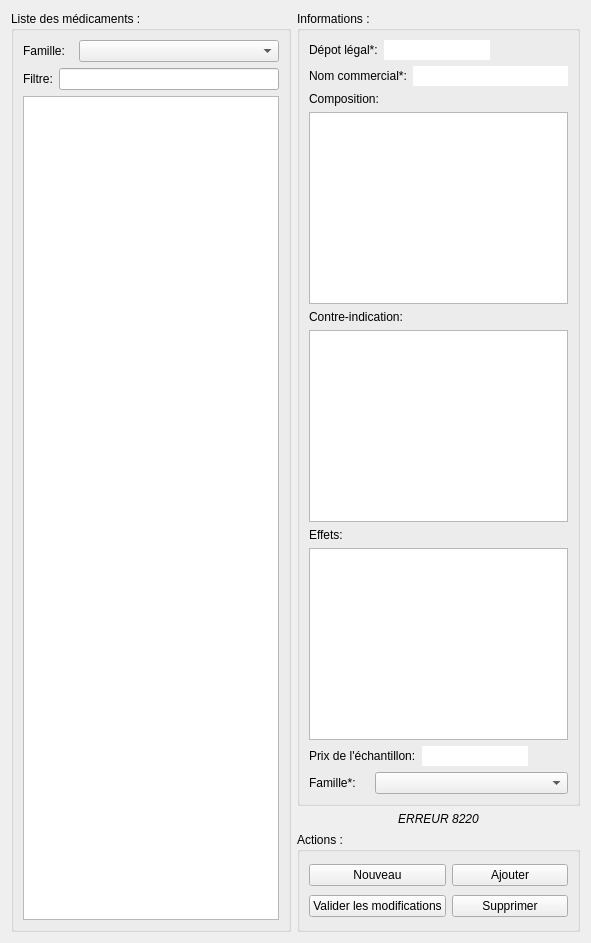
      <widget class="QWidget" name="page_3">
       <layout class="QGridLayout" name="gridLayout_15">
        <item row="1" column="1" rowspan="3">
         <widget class="QGroupBox" name="groupBox_7">
          <property name="title">
           <string>Liste des médicaments :</string>
          </property>
          <layout class="QGridLayout" name="gridLayout_6">
           <property name="leftMargin">
            <number>9</number>
           </property>
           <property name="topMargin">
            <number>9</number>
           </property>
           <property name="rightMargin">
            <number>9</number>
           </property>
           <item row="0" column="0">
            <layout class="QHBoxLayout" name="horizontalLayout_24">
             <item>
              <widget class="QLabel" name="label_27">
               <property name="maximumSize">
                <size>
                 <width>50</width>
                 <height>16777215</height>
                </size>
               </property>
               <property name="font">
                <font>
                 <weight>50</weight>
                 <bold>false</bold>
                </font>
               </property>
               <property name="text">
                <string>Famille:</string>
               </property>
              </widget>
             </item>
             <item>
              <widget class="QComboBox" name="comboBoxMedocFamilleFiltre">
               <property name="font">
                <font>
                 <weight>50</weight>
                 <bold>false</bold>
                </font>
               </property>
              </widget>
             </item>
            </layout>
           </item>
           <item row="1" column="0">
            <layout class="QHBoxLayout" name="horizontalLayout_11">
             <item>
              <widget class="QLabel" name="label_19">
               <property name="font">
                <font>
                 <weight>50</weight>
                 <bold>false</bold>
                </font>
               </property>
               <property name="text">
                <string>Filtre:</string>
               </property>
              </widget>
             </item>
             <item>
              <widget class="QLineEdit" name="lineEditMedocFiltre">
               <property name="font">
                <font>
                 <weight>50</weight>
                 <bold>false</bold>
                </font>
               </property>
               <property name="frame">
                <bool>true</bool>
               </property>
              </widget>
             </item>
            </layout>
           </item>
           <item row="2" column="0">
            <widget class="QListWidget" name="listWidgetMedoc">
             <property name="styleSheet">
              <string notr="true">alternate-background-color: qlineargradient(spread:pad, x1:0, y1:0, x2:1, y2:0, stop:0 rgba(170, 204, 255, 255), stop:1 rgba(255, 255, 255, 255));
</string>
             </property>
             <property name="alternatingRowColors">
              <bool>true</bool>
             </property>
            </widget>
           </item>
          </layout>
         </widget>
        </item>
        <item row="1" column="2">
         <widget class="QGroupBox" name="groupBox_8">
          <property name="maximumSize">
           <size>
            <width>600</width>
            <height>16777215</height>
           </size>
          </property>
          <property name="title">
           <string>Informations :</string>
          </property>
          <layout class="QGridLayout" name="gridLayout_8">
           <item row="0" column="0">
            <layout class="QHBoxLayout" name="horizontalLayout_17">
             <item>
              <widget class="QLabel" name="label_20">
               <property name="font">
                <font>
                 <weight>50</weight>
                 <bold>false</bold>
                </font>
               </property>
               <property name="text">
                <string>Dépot légal*:</string>
               </property>
              </widget>
             </item>
             <item>
              <widget class="QLineEdit" name="lineEditMedocDepotLegal">
               <property name="font">
                <font>
                 <weight>50</weight>
                 <bold>false</bold>
                </font>
               </property>
               <property name="frame">
                <bool>false</bool>
               </property>
              </widget>
             </item>
             <item>
              <spacer name="horizontalSpacer_3">
               <property name="orientation">
                <enum>Qt::Horizontal</enum>
               </property>
               <property name="sizeHint" stdset="0">
                <size>
                 <width>40</width>
                 <height>20</height>
                </size>
               </property>
              </spacer>
             </item>
            </layout>
           </item>
           <item row="1" column="0">
            <layout class="QHBoxLayout" name="horizontalLayout_12">
             <item>
              <widget class="QLabel" name="label_21">
               <property name="font">
                <font>
                 <weight>50</weight>
                 <bold>false</bold>
                </font>
               </property>
               <property name="text">
                <string>Nom commercial*:</string>
               </property>
              </widget>
             </item>
             <item>
              <widget class="QLineEdit" name="lineEditMedocNom">
               <property name="font">
                <font>
                 <weight>50</weight>
                 <bold>false</bold>
                </font>
               </property>
               <property name="frame">
                <bool>false</bool>
               </property>
              </widget>
             </item>
            </layout>
           </item>
           <item row="2" column="0">
            <layout class="QVBoxLayout" name="verticalLayout_3">
             <item>
              <widget class="QLabel" name="label_22">
               <property name="font">
                <font>
                 <weight>50</weight>
                 <bold>false</bold>
                </font>
               </property>
               <property name="text">
                <string>Composition:</string>
               </property>
              </widget>
             </item>
             <item>
              <widget class="QTextEdit" name="textEditMedocComposition">
               <property name="font">
                <font>
                 <pointsize>10</pointsize>
                 <weight>50</weight>
                 <bold>false</bold>
                </font>
               </property>
              </widget>
             </item>
            </layout>
           </item>
           <item row="3" column="0">
            <layout class="QVBoxLayout" name="verticalLayout_2">
             <item>
              <widget class="QLabel" name="label_23">
               <property name="font">
                <font>
                 <weight>50</weight>
                 <bold>false</bold>
                </font>
               </property>
               <property name="text">
                <string>Contre-indication:</string>
               </property>
              </widget>
             </item>
             <item>
              <widget class="QTextEdit" name="textEditMedocContreIndication">
               <property name="font">
                <font>
                 <pointsize>10</pointsize>
                 <weight>50</weight>
                 <bold>false</bold>
                </font>
               </property>
              </widget>
             </item>
            </layout>
           </item>
           <item row="4" column="0">
            <layout class="QVBoxLayout" name="verticalLayout">
             <item>
              <widget class="QLabel" name="label_24">
               <property name="font">
                <font>
                 <weight>50</weight>
                 <bold>false</bold>
                </font>
               </property>
               <property name="text">
                <string>Effets:</string>
               </property>
              </widget>
             </item>
             <item>
              <widget class="QTextEdit" name="textEditMedocEffet">
               <property name="font">
                <font>
                 <pointsize>10</pointsize>
                 <weight>50</weight>
                 <bold>false</bold>
                </font>
               </property>
              </widget>
             </item>
            </layout>
           </item>
           <item row="5" column="0">
            <layout class="QHBoxLayout" name="horizontalLayout_22">
             <item>
              <widget class="QLabel" name="label_25">
               <property name="font">
                <font>
                 <weight>50</weight>
                 <bold>false</bold>
                </font>
               </property>
               <property name="text">
                <string>Prix de l'échantillon:</string>
               </property>
              </widget>
             </item>
             <item>
              <widget class="QLineEdit" name="lineEditMedocPrix">
               <property name="font">
                <font>
                 <weight>50</weight>
                 <bold>false</bold>
                </font>
               </property>
               <property name="frame">
                <bool>false</bool>
               </property>
              </widget>
             </item>
             <item>
              <spacer name="horizontalSpacer_4">
               <property name="orientation">
                <enum>Qt::Horizontal</enum>
               </property>
               <property name="sizeHint" stdset="0">
                <size>
                 <width>40</width>
                 <height>20</height>
                </size>
               </property>
              </spacer>
             </item>
            </layout>
           </item>
           <item row="6" column="0">
            <layout class="QHBoxLayout" name="horizontalLayout_25">
             <item>
              <widget class="QLabel" name="label_28">
               <property name="maximumSize">
                <size>
                 <width>60</width>
                 <height>16777215</height>
                </size>
               </property>
               <property name="font">
                <font>
                 <weight>50</weight>
                 <bold>false</bold>
                </font>
               </property>
               <property name="text">
                <string>Famille*:</string>
               </property>
              </widget>
             </item>
             <item>
              <widget class="QComboBox" name="comboBoxMedocFamille">
               <property name="font">
                <font>
                 <weight>50</weight>
                 <bold>false</bold>
                </font>
               </property>
              </widget>
             </item>
            </layout>
           </item>
          </layout>
         </widget>
        </item>
        <item row="2" column="2">
         <widget class="QLabel" name="labelMedocInfos">
          <property name="maximumSize">
           <size>
            <width>16777215</width>
            <height>20</height>
           </size>
          </property>
          <property name="font">
           <font>
            <weight>50</weight>
            <italic>true</italic>
            <bold>false</bold>
           </font>
          </property>
          <property name="text">
           <string>ERREUR 8220</string>
          </property>
          <property name="alignment">
           <set>Qt::AlignCenter</set>
          </property>
         </widget>
        </item>
        <item row="3" column="2">
         <widget class="QGroupBox" name="groupBox_9">
          <property name="minimumSize">
           <size>
            <width>0</width>
            <height>100</height>
           </size>
          </property>
          <property name="maximumSize">
           <size>
            <width>16777215</width>
            <height>100</height>
           </size>
          </property>
          <property name="title">
           <string>Actions :</string>
          </property>
          <layout class="QGridLayout" name="gridLayout_12">
           <item row="0" column="0" colspan="2">
            <widget class="QPushButton" name="pushButtonMedocNouveau">
             <property name="font">
              <font>
               <weight>50</weight>
               <bold>false</bold>
              </font>
             </property>
             <property name="text">
              <string>Nouveau</string>
             </property>
             <property name="icon">
              <iconset>
               <normaloff>:/new/img/new1.ico</normaloff>:/new/img/new1.ico</iconset>
             </property>
            </widget>
           </item>
           <item row="0" column="2" colspan="2">
            <widget class="QPushButton" name="pushButtonMedocAjout">
             <property name="font">
              <font>
               <weight>50</weight>
               <bold>false</bold>
              </font>
             </property>
             <property name="text">
              <string>Ajouter</string>
             </property>
             <property name="icon">
              <iconset>
               <normaloff>:/new/img/add+.png</normaloff>:/new/img/add+.png</iconset>
             </property>
            </widget>
           </item>
           <item row="1" column="0" colspan="2">
            <widget class="QPushButton" name="pushButtonMedocModifier">
             <property name="font">
              <font>
               <weight>50</weight>
               <bold>false</bold>
              </font>
             </property>
             <property name="text">
              <string>Valider les modifications</string>
             </property>
             <property name="icon">
              <iconset>
               <normaloff>:/new/img/validModif.png</normaloff>:/new/img/validModif.png</iconset>
             </property>
            </widget>
           </item>
           <item row="1" column="2" colspan="2">
            <widget class="QPushButton" name="pushButtonMedocSupprimer">
             <property name="font">
              <font>
               <weight>50</weight>
               <bold>false</bold>
              </font>
             </property>
             <property name="text">
              <string>Supprimer</string>
             </property>
             <property name="icon">
              <iconset>
               <normaloff>:/new/img/del+.png</normaloff>:/new/img/del+.png</iconset>
             </property>
            </widget>
           </item>
          </layout>
         </widget>
        </item>
       </layout>
      </widget>
